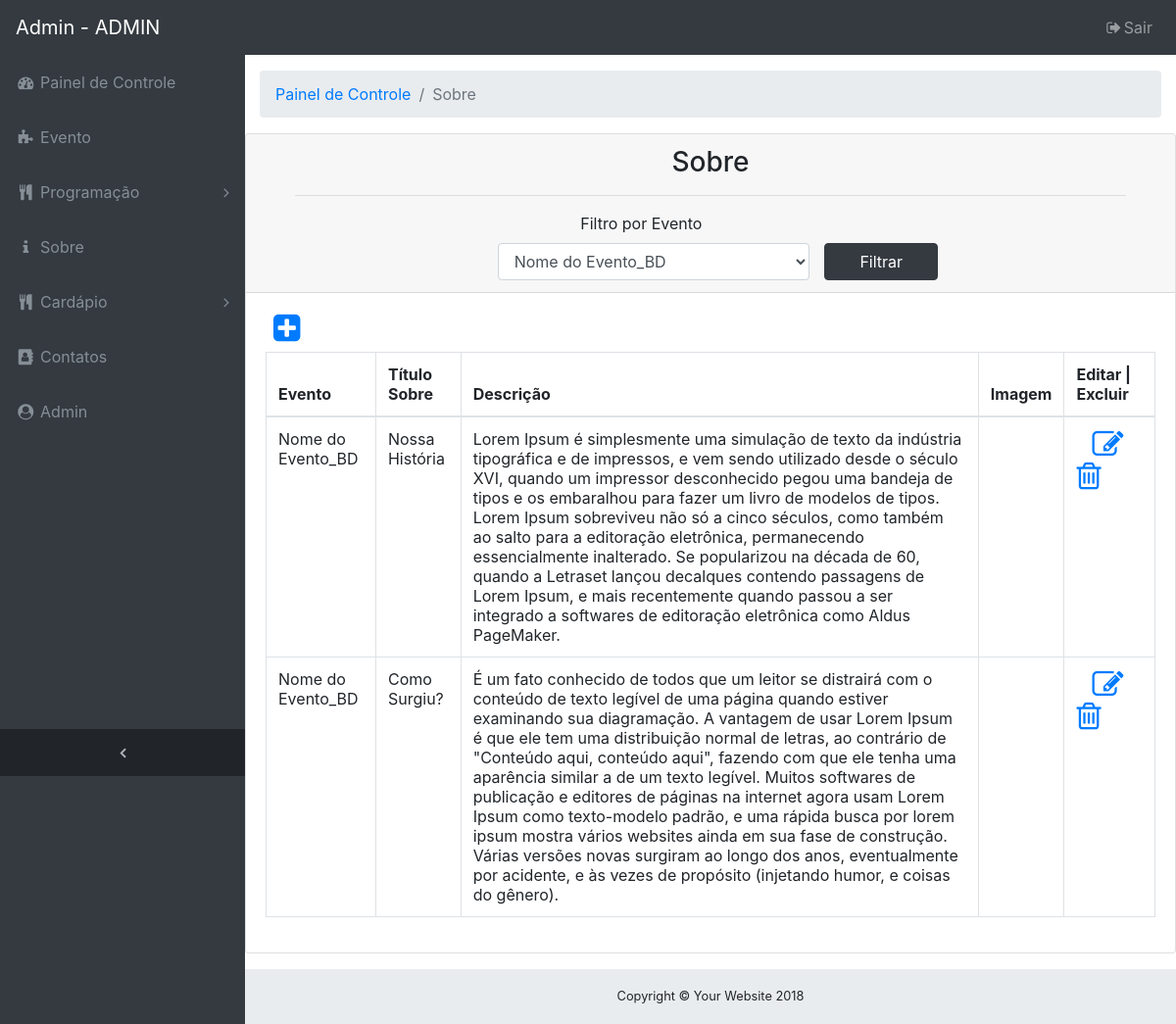
Before: /admin/index.php?url=sobre.php (signed in) with the older database file.
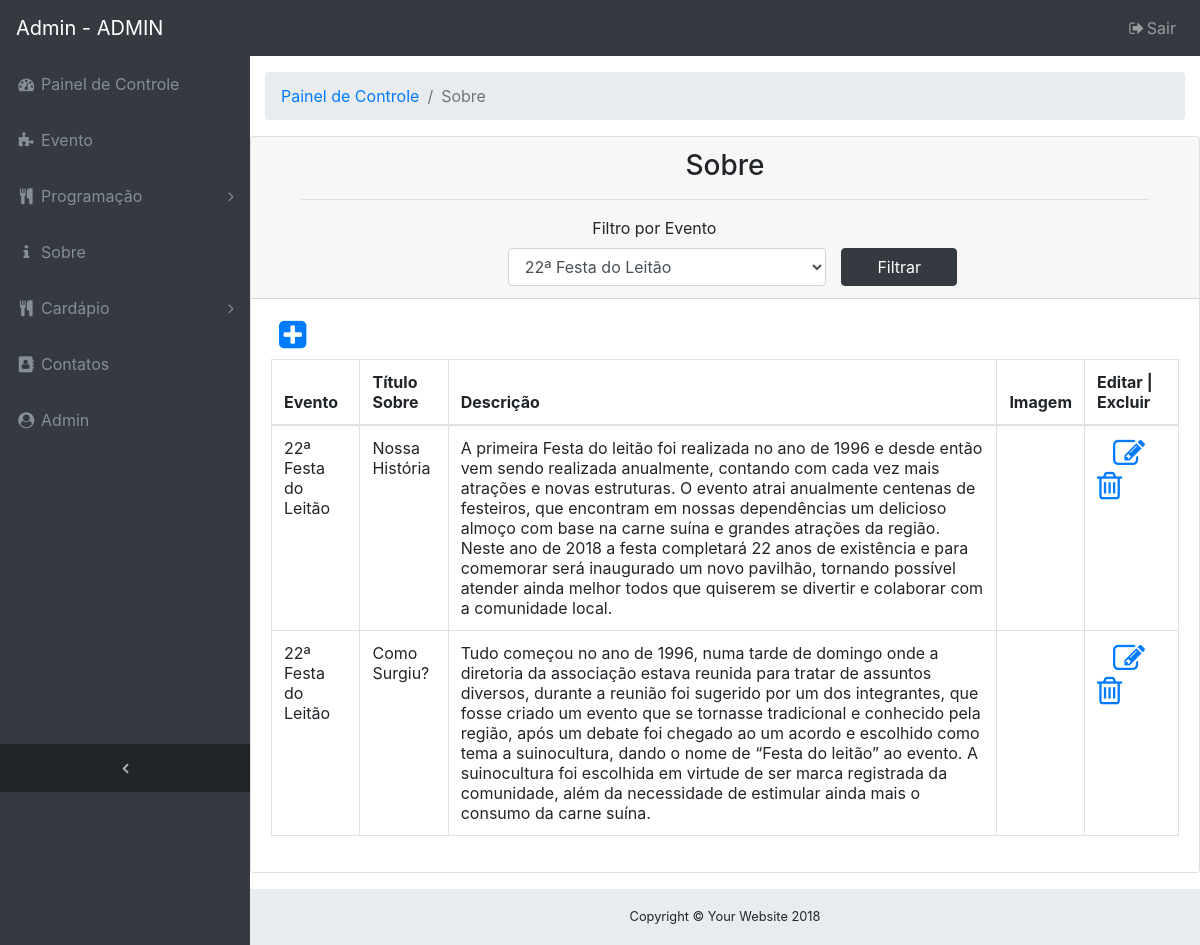
After: the same page with the newer database file.
### tables this page shows
CREATE TABLE `tb_sobre_evento` (
    `cod_sobre_evento` INTEGER NOT NULL AUTO_INCREMENT,
    `titulo_sobre` VARCHAR(100),
    `descricao_sobre` VARCHAR(1000),
    `img_sobre` VARCHAR(100),
    `cod_evento` INTEGER,
    CONSTRAINT `PK_tb_sobre_evento` PRIMARY KEY (`cod_sobre_evento`)
);

CREATE TABLE `tb_evento` (
    `cod_evento` INTEGER NOT NULL AUTO_INCREMENT,
    `nome_evento` VARCHAR(100),
    `nome_organizacao_evento` VARCHAR(200),
    `data_evento` DATE,
    `rua_evento` VARCHAR(100),
    `nome_comunidade` VARCHAR(200) NOT NULL,
    `cod_cardapio` INTEGER,
    `cod_cidade` INTEGER,
    CONSTRAINT `PK_tb_evento` PRIMARY KEY (`cod_evento`)
);

### admin/sobre.php (the view)
<?php
if (isset($login_cookie)) {
    $cod_eve = $_POST['cod_evento'];
    if($cod_eve != ''){
    }else {
        $cod_eve = 1;
    }
    ?>
    <div class="card mb-3">
        <?php include './filtro_por_evento_sobre.php'; ?>
        <div class="card-body">
            <a href="?url=adc_sobre.php" title="Novo <?= $menu; ?>"><i class="fa fa-2x pb-2 pl-2 fa-plus-square"></i></a>
            <div class="table-responsive">
                <table class="table table-bordered" width="100%" cellspacing="0">
                    <thead>
                        <tr>
                            <th>Evento</th>
                            <th>Título Sobre</th>
                            <th>Descrição</th>
                            <th>Imagem</th>
                            <th>Editar | Excluir</th>
                        </tr>
                    </thead>
                    <tbody>
                        <?php
                        include 'conexao.php';
                        $selectSobre = "select * from tb_sobre_evento "
                                . "where cod_evento = '$cod_eve';";
                        $querySobre = $pdo->query($selectSobre);
                        while ($dados = $querySobre->fetch()) {
                            $cod = $dados['cod_sobre_evento'];
                            $titulo = $dados['titulo_sobre'];
                            $descricao = $dados['descricao_sobre'];
                            $img = $dados['img_sobre'];
                            $cod_evento = $dados['cod_evento'];
                            $selectEvento = "select * from tb_evento where cod_evento = '$cod_evento';";
                            $queryEvento = $pdo->query($selectEvento);
                            $evento = $queryEvento->fetch();
                            ?>
                            <tr>
                                <td><?= $evento['nome_evento']; ?></td>
                                <td><?= $titulo; ?></td>
                                <td><?= $descricao; ?></td>
                                <td><?= $img; ?></td>
                                <td>
                                    <a href="?url=edit_sobre.php&id=<?= $cod; ?>" title="EDITAR"><i class="fa fa-2x fa-edit pr-3 pl-3"></i></a>
                                    <a href="?url=excBD_sobre.php&id=<?= $cod; ?>" onclick="return excluir('<?=$titulo?>');" title="EXCLUIR"><i class="fa fa-2x fa-trash-o"></i></a>
                                </td>
                            </tr>
                            <?php
                        }
                        ?>
                    </tbody>
                </table>
            </div>
        </div>
    </div>
<?php } ?>

### admin/filtro_por_evento_sobre.php
<div class="card-header">
    <h3 class="text-center">Sobre</h3>
    <div class="col-sm-12">
        <form method="POST" action="index.php?url=sobre.php" enctype="multipart/form-data">
            <div class="m-t-0 col-sm-12">
                <hr class="b-s-dashed">
                <label class="col-sm-10 text-center">Filtro por Evento</label>
                <div style="margin: 0 auto;" class="col-sm-7">
                    <div class="col-sm-9 float-left">
                        <select class="form-control" required name="cod_evento">
                            <?php
                            include 'conexao.php';
                            $selectEvento = "select * from tb_evento";
                            $queryEvento = $pdo->query($selectEvento);
                            while ($dados = $queryEvento->fetch()) {
                                $cod_ev = $dados['cod_evento'];
                                $nome_evento = $dados['nome_evento'];
                                if ($cod_ev == $cod_eve) {
                                    ?>
                                    <option selected="true" value="<?= $cod_ev; ?>"><?= $nome_evento; ?></option>
                                    <?php
                                } else if ($cod_ev != $cod_eve) {
                                    ?>
                                    <option value="<?= $cod_ev; ?>"><?= $nome_evento; ?></option>
                                    <?php
                                }
                            }
                            ?>
                        </select>
                    </div>
                    <input class="btn btn-dark btn-block float-right col-sm-3 float-right" type="submit" value="Filtrar" name="Filtrar">
                </div>
            </div>
        </form>
    </div>
</div>

Changed rows visible on the page:
changed tb_sobre_evento "Nossa História": cod_evento.nome_evento "Nome do Evento_BD" → "22ª Festa do Leitão"; descricao_sobre "Lorem Ipsum é simplesmente uma simulação de texto da indústria tipográfica e de impressos, e vem sendo utilizado desde o século XVI, quando um impressor desconhecido pegou uma bandeja de tipos e os embaralhou para fazer um livro de modelos de tipos. Lorem Ipsum sobreviveu não só a cinco séculos, como também ao salto para a editoração eletrônica, permanecendo essencialmente inalterado. Se popularizou na década de 60, quando a Letraset lançou decalques contendo passagens de Lorem Ipsum, e mais recentemente quando passou a ser integrado a softwares de editoração eletrônica como Aldus PageMaker." → "A primeira Festa do leitão foi realizada no ano de 1996 e desde então vem sendo realizada anualmente, contando com cada vez mais atrações e novas estruturas. O evento atrai anualmente centenas de festeiros, que encontram em nossas dependências um delicioso almoço com base na carne suína e grandes atrações da região. Neste ano de 2018 a festa completará 22 anos de existência e para comemorar será inaugurado um novo pavilhão, tornando possível atender ainda melhor todos que quiserem se divertir e colaborar com a comunidade local."
changed tb_sobre_evento "Como Surgiu?": cod_evento.nome_evento "Nome do Evento_BD" → "22ª Festa do Leitão"; descricao_sobre "É um fato conhecido de todos que um leitor se distrairá com o conteúdo de texto legível de uma página quando estiver examinando sua diagramação. A vantagem de usar Lorem Ipsum é que ele tem uma distribuição normal de letras, ao contrário de \"Conteúdo aqui, conteúdo aqui\", fazendo com que ele tenha uma aparência similar a de um texto legível. Muitos softwares de publicação e editores de páginas na internet agora usam Lorem Ipsum como texto-modelo padrão, e uma rápida busca por lorem ipsum mostra vários websites ainda em sua fase de construção. Várias versões novas surgiram ao longo dos anos, eventualmente por acidente, e às vezes de propósito (injetando humor, e coisas do gênero)." → "Tudo começou no ano de 1996, numa tarde de domingo onde a diretoria da associação estava reunida para tratar de assuntos diversos, durante a reunião foi sugerido por um dos integrantes, que fosse criado um evento que se tornasse tradicional e conhecido pela região, após um debate foi chegado ao um acordo e escolhido como tema a suinocultura, dando o nome de “Festa do leitão” ao evento. A suinocultura foi escolhida em virtude de ser marca registrada da comunidade, além da necessidade de estimular ainda mais o consumo da carne suína."
Other visible differences:
form field cod_evento: "Nome do Evento_BD" → "22ª Festa do Leitão"
